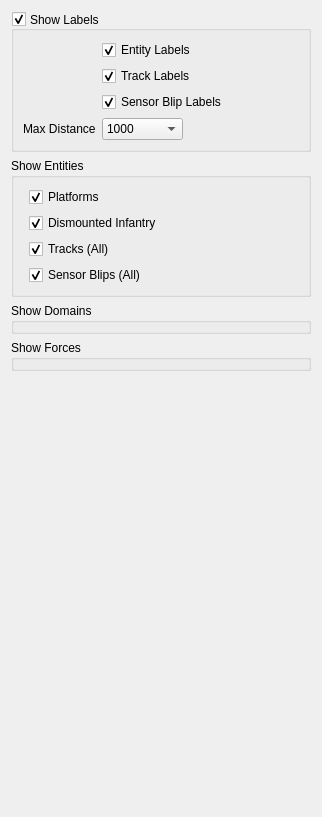
           <widget class="QWidget" name="scrollAreaWidgetContents">
            <property name="geometry">
             <rect>
              <x>0</x>
              <y>0</y>
              <width>322</width>
              <height>817</height>
             </rect>
            </property>
            <layout class="QVBoxLayout" name="verticalLayout">
             <item>
              <widget class="QGroupBox" name="mVisLabelGroup">
               <property name="title">
                <string>Show Labels</string>
               </property>
               <property name="alignment">
                <set>Qt::AlignJustify|Qt::AlignVCenter</set>
               </property>
               <property name="checkable">
                <bool>true</bool>
               </property>
               <layout class="QFormLayout" name="formLayout_8">
                <property name="fieldGrowthPolicy">
                 <enum>QFormLayout::FieldsStayAtSizeHint</enum>
                </property>
                <item row="0" column="1">
                 <widget class="QCheckBox" name="mVisEntityChk">
                  <property name="text">
                   <string>Entity Labels</string>
                  </property>
                  <property name="checked">
                   <bool>true</bool>
                  </property>
                 </widget>
                </item>
                <item row="1" column="1">
                 <widget class="QCheckBox" name="mVisTrackChk">
                  <property name="text">
                   <string>Track Labels</string>
                  </property>
                  <property name="checked">
                   <bool>true</bool>
                  </property>
                 </widget>
                </item>
                <item row="2" column="1">
                 <widget class="QCheckBox" name="mVisBlipChk">
                  <property name="text">
                   <string>Sensor Blip Labels</string>
                  </property>
                  <property name="checked">
                   <bool>true</bool>
                  </property>
                 </widget>
                </item>
                <item row="3" column="0">
                 <widget class="QLabel" name="mVisDistLabel">
                  <property name="text">
                   <string>Max Distance</string>
                  </property>
                 </widget>
                </item>
                <item row="3" column="1">
                 <widget class="QComboBox" name="mVisMaxDistCombo">
                  <property name="currentIndex">
                   <number>3</number>
                  </property>
                  <item>
                   <property name="text">
                    <string>50</string>
                   </property>
                  </item>
                  <item>
                   <property name="text">
                    <string>100</string>
                   </property>
                  </item>
                  <item>
                   <property name="text">
                    <string>500</string>
                   </property>
                  </item>
                  <item>
                   <property name="text">
                    <string>1000</string>
                   </property>
                  </item>
                  <item>
                   <property name="text">
                    <string>2500</string>
                   </property>
                  </item>
                  <item>
                   <property name="text">
                    <string>5000</string>
                   </property>
                  </item>
                  <item>
                   <property name="text">
                    <string>10000</string>
                   </property>
                  </item>
                  <item>
                   <property name="text">
                    <string>Unlimited</string>
                   </property>
                  </item>
                 </widget>
                </item>
               </layout>
               <zorder>mVisTrackChk</zorder>
               <zorder>mVisBlipChk</zorder>
               <zorder>mVisDistLabel</zorder>
               <zorder>mVisMaxDistCombo</zorder>
               <zorder>mVisEntityChk</zorder>
              </widget>
             </item>
             <item>
              <widget class="QGroupBox" name="mVisEntityGroup">
               <property name="title">
                <string>Show Entities</string>
               </property>
               <property name="checkable">
                <bool>false</bool>
               </property>
               <layout class="QFormLayout" name="formLayout_9">
                <property name="fieldGrowthPolicy">
                 <enum>QFormLayout::FieldsStayAtSizeHint</enum>
                </property>
                <item row="0" column="1">
                 <widget class="QCheckBox" name="mVisShowPlatforms">
                  <property name="text">
                   <string>Platforms</string>
                  </property>
                  <property name="checked">
                   <bool>true</bool>
                  </property>
                 </widget>
                </item>
                <item row="1" column="1">
                 <widget class="QCheckBox" name="mVisShowHumans">
                  <property name="text">
                   <string>Dismounted Infantry</string>
                  </property>
                  <property name="checked">
                   <bool>true</bool>
                  </property>
                 </widget>
                </item>
                <item row="2" column="1">
                 <widget class="QCheckBox" name="mVisShowTracks">
                  <property name="text">
                   <string>Tracks (All)</string>
                  </property>
                  <property name="checked">
                   <bool>true</bool>
                  </property>
                 </widget>
                </item>
                <item row="3" column="1">
                 <widget class="QCheckBox" name="mVisShowBlips">
                  <property name="text">
                   <string>Sensor Blips (All)</string>
                  </property>
                  <property name="checked">
                   <bool>true</bool>
                  </property>
                 </widget>
                </item>
               </layout>
              </widget>
             </item>
             <item>
              <widget class="QGroupBox" name="mVisDomainGroup">
               <property name="layoutDirection">
                <enum>Qt::LeftToRight</enum>
               </property>
               <property name="title">
                <string>Show Domains</string>
               </property>
              </widget>
             </item>
             <item>
              <widget class="QGroupBox" name="mVisForceGroup">
               <property name="title">
                <string>Show Forces</string>
               </property>
              </widget>
             </item>
             <item>
              <spacer>
               <property name="orientation">
                <enum>Qt::Vertical</enum>
               </property>
               <property name="sizeHint" stdset="0">
                <size>
                 <width>20</width>
                 <height>40</height>
                </size>
               </property>
              </spacer>
             </item>
            </layout>
           </widget>
